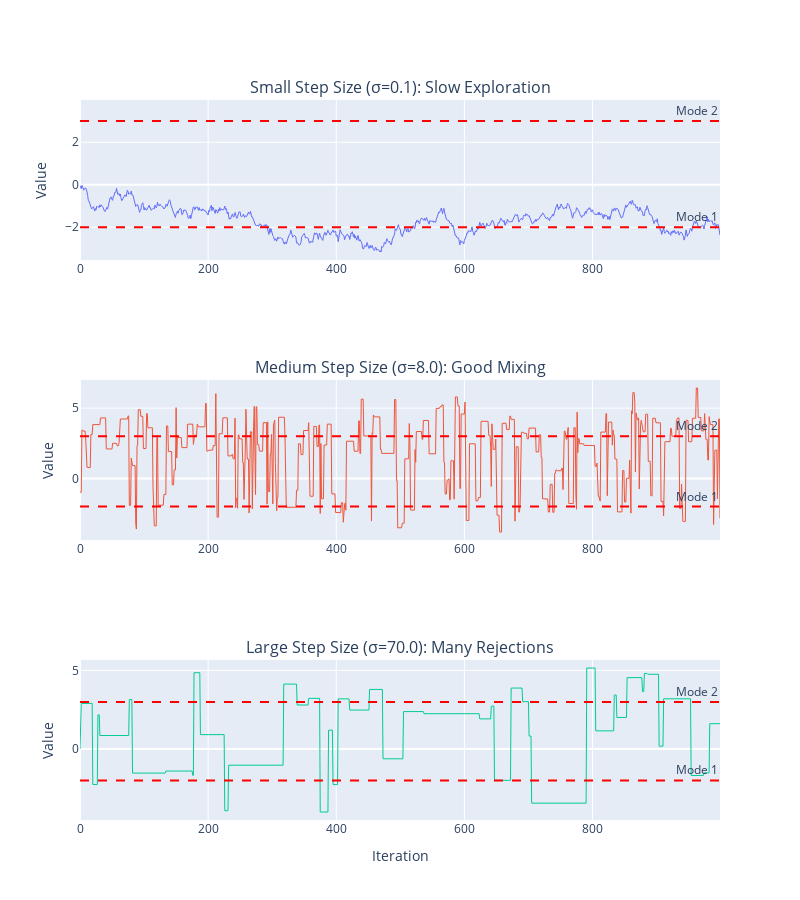

Notebook code cell kept with this figure:
### Markdown cell above
### Visualizing MCMC Behavior

To better understand how different step sizes affect the sampler's behavior, let's look at trace plots that show the evolution of the chain over time:

### Code cell
# Generate shorter chains for visualization
n_steps = 1000

fig = make_subplots(rows=3, cols=1, 
                    subplot_titles=['Small Step Size (σ=0.1): Slow Exploration', 
                                   'Medium Step Size (σ=8.0): Good Mixing', 
                                   'Large Step Size (σ=70.0): Many Rejections'])

for i, step_size in enumerate(step_sizes, 1):
    # Generate samples
    sampler = random_walk_metropolis(target_pdf, step_size)
    trace = []
    for _ in range(n_steps):
        sample, _ = next(sampler)
        trace.append(sample)
    
    # Add trace plot
    fig.add_trace(
        go.Scatter(
            y=trace,
            mode='lines',
            line=dict(width=1),
            name=f"σ={step_size}",
            showlegend=False
        ),
        row=i, col=1
    )
    
    # Add horizontal lines at the modes
    fig.add_hline(y=-2, line_dash="dash", line_color="red", 
                  row=i, col=1, annotation_text="Mode 1")
    fig.add_hline(y=3, line_dash="dash", line_color="red", 
                  row=i, col=1, annotation_text="Mode 2")

fig.update_layout(height=900, width=800, showlegend=False)
fig.update_xaxes(title_text="Iteration", row=3, col=1)
fig.update_yaxes(title_text="Value")
fig.show()

### Figure 1 — Plotly figure (JSON) as saved in the notebook; plotly's stock layout.template omitted (floating-point values rounded to 4 significant figures; data arrays with more than 128 entries replaced by an {"elided": "..."} marker saying what was removed)
{"data": [{"line": {"width": 1}, "mode": "lines", "name": "σ=0.1", "showlegend": false, "type": "scatter", "xaxis": "x", "y": {"elided": "1000 float values"}, "yaxis": "y"}, {"line": {"width": 1}, "mode": "lines", "name": "σ=8.0", "showlegend": false, "type": "scatter", "xaxis": "x2", "y": {"elided": "1000 float values"}, "yaxis": "y2"}, {"line": {"width": 1}, "mode": "lines", "name": "σ=70.0", "showlegend": false, "type": "scatter", "xaxis": "x3", "y": {"elided": "1000 float values"}, "yaxis": "y3"}], "layout": {"annotations": [{"font": {"size": 16}, "showarrow": false, "text": "Small Step Size (σ=0.1): Slow Exploration", "x": 0.5, "xanchor": "center", "xref": "paper", "y": 1, "yanchor": "bottom", "yref": "paper"}, {"font": {"size": 16}, "showarrow": false, "text": "Medium Step Size (σ=8.0): Good Mixing", "x": 0.5, "xanchor": "center", "xref": "paper", "y": 0.6111, "yanchor": "bottom", "yref": "paper"}, {"font": {"size": 16}, "showarrow": false, "text": "Large Step Size (σ=70.0): Many Rejections", "x": 0.5, "xanchor": "center", "xref": "paper", "y": 0.2222, "yanchor": "bottom", "yref": "paper"}, {"showarrow": false, "text": "Mode 1", "x": 1, "xanchor": "right", "xref": "x domain", "y": -2, "yanchor": "bottom", "yref": "y"}, {"showarrow": false, "text": "Mode 2", "x": 1, "xanchor": "right", "xref": "x domain", "y": 3, "yanchor": "bottom", "yref": "y"}, {"showarrow": false, "text": "Mode 1", "x": 1, "xanchor": "right", "xref": "x2 domain", "y": -2, "yanchor": "bottom", "yref": "y2"}, {"showarrow": false, "text": "Mode 2", "x": 1, "xanchor": "right", "xref": "x2 domain", "y": 3, "yanchor": "bottom", "yref": "y2"}, {"showarrow": false, "text": "Mode 1", "x": 1, "xanchor": "right", "xref": "x3 domain", "y": -2, "yanchor": "bottom", "yref": "y3"}, {"showarrow": false, "text": "Mode 2", "x": 1, "xanchor": "right", "xref": "x3 domain", "y": 3, "yanchor": "bottom", "yref": "y3"}], "height": 900, "shapes": [{"line": {"color": "red", "dash": "dash"}, "type": "line", "x0": 0, "x1": 1, "xref": "x domain", "y0": -2, "y1": -2, "yref": "y"}, {"line": {"color": "red", "dash": "dash"}, "type": "line", "x0": 0, "x1": 1, "xref": "x domain", "y0": 3, "y1": 3, "yref": "y"}, {"line": {"color": "red", "dash": "dash"}, "type": "line", "x0": 0, "x1": 1, "xref": "x2 domain", "y0": -2, "y1": -2, "yref": "y2"}, {"line": {"color": "red", "dash": "dash"}, "type": "line", "x0": 0, "x1": 1, "xref": "x2 domain", "y0": 3, "y1": 3, "yref": "y2"}, {"line": {"color": "red", "dash": "dash"}, "type": "line", "x0": 0, "x1": 1, "xref": "x3 domain", "y0": -2, "y1": -2, "yref": "y3"}, {"line": {"color": "red", "dash": "dash"}, "type": "line", "x0": 0, "x1": 1, "xref": "x3 domain", "y0": 3, "y1": 3, "yref": "y3"}], "showlegend": false, "width": 800, "xaxis": {"anchor": "y", "domain": [0, 1]}, "xaxis2": {"anchor": "y2", "domain": [0, 1]}, "xaxis3": {"anchor": "y3", "domain": [0, 1], "title": {"text": "Iteration"}}, "yaxis": {"anchor": "x", "domain": [0.7778, 1], "title": {"text": "Value"}}, "yaxis2": {"anchor": "x2", "domain": [0.3889, 0.6111], "title": {"text": "Value"}}, "yaxis3": {"anchor": "x3", "domain": [0, 0.2222], "title": {"text": "Value"}}}}
